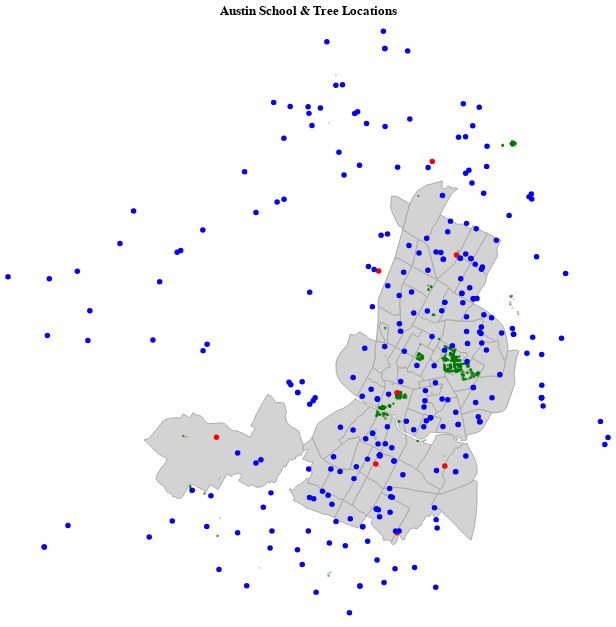

Source (notebook cell):
### Markdown cell above
Now that we have all our data, we can visualize it using Altair's Geoshape function:

### Code cell
# basemap 
basemap = alt.Chart(neighborhoods).mark_geoshape(
    fill = 'lightgray', 
    stroke = 'darkgray'
).encode(tooltip = ['name']).properties(
    width = 600, 
    height = 600, 
    title = 'Austin School & Tree Locations'
)

# school map
school_map = alt.Chart(schools).mark_circle(
    opacity = 1,
    color = 'blue'
).encode(
    longitude = 'geometry.coordinates[0]:Q', 
    latitude = 'geometry.coordinates[1]:Q',
    tooltip = ['NAME', 'STREET', 'ZIP']
)

# library map 
library_map = alt.Chart(libraries).mark_circle(
    opacity = 1, 
    color = 'red'
).encode(
    longitude = 'geometry.coordinates[0]:Q', 
    latitude = 'geometry.coordinates[1]:Q',
    tooltip = ['NAME']
)

# tree map 
tree_map = alt.Chart(trees).mark_circle(
    size = 5, 
    opacity = 0.25, 
    color = 'green'
).encode(
    longitude = 'geometry.coordinates[0]:Q', 
    latitude = 'geometry.coordinates[1]:Q'
).properties(width=600, height=700)

# order here determines the vertical order 
basemap + tree_map + library_map + school_map
